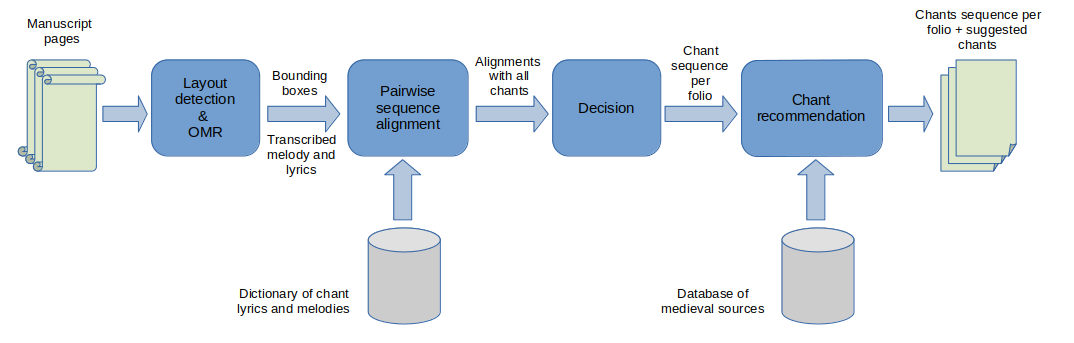
#> input picture blocks.png, 1074 x 343 px; its folder holds only this picture in this run
$ python -i similarityhybrid.py   (imports and definitions only)
#> lines starting #> are read from the running program, lines starting #| are printed output that depends on the picture
### database.py
# imports
import numpy as np
import os
import pickle
import sqlite3
import re
from tqdm import tqdm
import numpy as np
from multiprocessing import Pool, cpu_count
from scipy.io import savemat
from collections import Counter


# constants
STORAGE_FOLDER = './storage/'
CANTUS_DB_FILE = STORAGE_FOLDER + 'chant_info.db'


def find_chant_concordances(cantusid, excludesource):
    """Retrieve all concordances of a chant in sources
    """
    # connect to database
    conection = sqlite3.connect(CANTUS_DB_FILE)
    cursor = conection.cursor()

    # CD (Cantus Database) database
    exclude = excludesource[0] if excludesource[1] == 'CD' else ''
    cursor.execute('SELECT source, folio, sequence FROM chant_cantusdb WHERE cantusid=? AND source!=?',
                   (cantusid, exclude, ))
    result = cursor.fetchall()
    dataset = ['CD'] * len(result)

    conection.close()
    return result, dataset


# [65 lines left out: function find_chant_neighbours, not called in this run]


def find_chant_suggested(cantusidlist, excludesource = ('', '')):
    """Retrieve suggested chants according to position in sources
    """
#> called with excludesource = ('123592', 'CD')
    suggested = []

    for chant in cantusidlist:
        results, dataset = find_chant_concordances(chant, excludesource)
        for result, set in zip(results, dataset):
            vecinos = find_chant_neighbours(result, set)
            suggested.extend(vecinos)

    contador = Counter(suggested)
    ordered = sorted(contador.items(), key=lambda x: x[1], reverse=True)
    return ordered


cantusid = ['001002', '001019']
excludesource = ('123592', 'CD')
ordered = find_chant_suggested(cantusid, excludesource)
print('Done')

### similarityhybrid.py
# imports
import numpy as np
import os
import pickle
import sqlite3
import re
from tqdm import tqdm
import gc
import numpy as np
from Bio.Align import PairwiseAligner
from multiprocessing import Pool, cpu_count
import webbrowser
from web import format_result, create_js
from database import find_chant_suggested


# constants
STORAGE_FOLDER = './storage/'
CANTUS_DB_FILE = STORAGE_FOLDER + 'chant_info.db'
DICTIONARY_MELODY = STORAGE_FOLDER + 'dictionary_melody.pkl'
DICTIONARY_LYRICS = STORAGE_FOLDER + 'dictionary_lyrics.pkl'

RECOMMENDATIONS_FLAG = False

MUSIC_MIN_SCORE = 0.7
LYRICS_MIN_SCORE = 0.25


# global variables
sequence_foralign = ''
max_alignments = 1

# local aligner
# [1 line that did not run here, left out]
# [1 line that did not run here, left out]
# [1 line that did not run here, left out]
# [1 line that did not run here, left out]
# [1 line that did not run here, left out]
# [1 line that did not run here, left out]


# [425 lines left out: functions read_omr, create_omr_sequence, clean_gabc, read_omr_music, gabc_diff_encoding, clean_volpiano and 4 more, not called in this run]


def compute_similarity_hybrid(source, numfolios=-1):
    """Decide sequence of chants from a OMR transcribed source.
    """

    gc.collect()

    # Location of all source info
    omrdatapath = os.path.join('./data/', source)

    # Read OMR transcription (lyrics)
    omrdata, trans_folios = read_omr(omrdatapath)
    if numfolios < 0:
        numfolios = len(omrdata)
    omrdata = omrdata[0:numfolios]
    trans_folios = trans_folios[0:numfolios]

    sequence, seq_folio, seq_y, seq_box = create_omr_sequence(omrdata, trans_folios)

    # Read OMR transcription (music)
    omrdata_music, trans_folios_music = read_omr_music(omrdatapath)
    omrdata_music = omrdata_music[0:numfolios]
    trans_folios_music = trans_folios_music[0:numfolios]

    (sequence_music, seq_folio_music, seq_y_music, seq_box_music) = create_omr_sequence(
        omrdata_music, trans_folios_music)
    sequence_musicdiff = gabc_diff_encoding(sequence_music[0]+sequence_music)

    # Name of folios
    folios = os.listdir(os.path.join(omrdatapath, 'trans'))
    folios = folios[0:numfolios]

    # Melodies dictionary
    id_music, cantusid_music, dictionary_music = get_melodies_cantusdatabase()

    # Lyrics dictionary
    dictionary, cantusid = get_chant_fulltext()

    global sequence_foralign
    global max_alignments

    #--------------------------------------------------------------------
    # Alignment score matrix (music)
    rows = len(dictionary_music)
    cols = len(sequence_musicdiff)
    # matrix_music = np.zeros((rows, cols))

    print('')
    print('ALIGNING WITH MELODY/LYRICS DICTIONARIES ...')

    # Local alignment (music)
    sequence_foralign = sequence_musicdiff
    max_alignments = 1
    with Pool(cpu_count()) as pool:
        results = list(tqdm(pool.imap(align_chant, dictionary_music),
                            total=len(dictionary_music)))

    # Filter alignments (music)
    cantusid_musicfil = []
    result_music_score = []
    result_music_start = []
    result_music_end = []
    jj = 0
    for idx, (score, start, end) in tqdm(enumerate(results)): # chant
        chantadded = False
        for i, _ in enumerate(score):                         # alignment
            if score[i] < MUSIC_MIN_SCORE:
                continue
            # matrix_music[jj, start[i]:end[i]] = score[i]
            if not chantadded:
                cantusid_musicfil.append(cantusid_music[idx])
                result_music_score.append(score[i])
                result_music_start.append(start[i])
                result_music_end.append(end[i]-1)
                chantadded = True
        # if chantadded:
        #     jj = jj + 1
    # matrix_music = matrix_music[:jj,:]


    #--------------------------------------------------------------------
    # Alignment score matrix (lyrics)
    rows = len(dictionary)
    cols = len(sequence)
    matrix = np.zeros((rows, cols))

    # Local alignment (lyrics)
    sequence_foralign = sequence
    max_alignments = 10
    with Pool(cpu_count()) as pool:
        results = list(tqdm(pool.imap(align_chant, dictionary),
                            total=len(dictionary)))

    # Fill matrix (lyrics)
    cantusidfil = []
    dictionaryfil = []
    jj = 0
    for idx, (score, start, end) in tqdm(enumerate(results)): # chant
        chantadded = False
        for i, _ in enumerate(score):                         # alignment
            if score[i] <= LYRICS_MIN_SCORE:
                continue

            # check music alignment
            if cantusid[idx] in cantusid_musicfil:
                # idxm = cantusid_musicfil.index(cantusid[idx])

                idxms = [ii for ii, valor in enumerate(cantusid_musicfil) if valor == cantusid[idx]]
                puntmusica = 0
                for idxm in idxms:
                    if (
                        seq_box[start[i]] <= seq_box_music[result_music_end[idxm]]
                        and seq_box[end[i]-1] >= seq_box_music[result_music_start[idxm]]
                    ):
                        if result_music_score[idxm]>puntmusica:
                            puntmusica = result_music_score[idxm]
                if puntmusica > 0:
                    score[i] = 0.3*score[i] + 0.7*puntmusica

            matrix[jj, start[i]:end[i]] = score[i]
            if not chantadded:
                cantusidfil.append(cantusid[idx])
                dictionaryfil.append(dictionary[idx])
                chantadded = True
        if chantadded:
            jj = jj + 1
    matrix = matrix[:jj,:]


    print('')
    print('SEQUENCE DECISION (sorry, this is a bit slow right now, wait for patches) ...')

    # Decision
    q, _, _ = dpcore_chant(matrix)

    # Retrieve the indices corresponding to the unique rows in the optimal path
    unique_q, idx_q = np.unique(q, return_index=True)
    unique_q = unique_q[np.argsort(idx_q)]

    firstchar = idx_q[np.argsort(idx_q)]
    decision = [dictionaryfil[i] for i in unique_q]
    decision_id = [cantusidfil[i] for i in unique_q]


    # [25 lines left out: function get_decision_info, not called in this run]


    decision_begin, decision_last, decision_cost = get_decision_info(unique_q, firstchar)


    # find aligned melody
    decision_melody = []
    for decid, decbegin, declast in zip(decision_id, decision_begin, decision_last):
        if decid in cantusid_musicfil and False:
            idm = cantusid_musicfil.index(decid)
            melodia = sequence_music[result_music_start[idm]:result_music_end[idm]]
            decision_melody.append(melodia)
        else:
            notaini = seq_box_music.index(seq_box[decbegin])
            if seq_box[declast-1] == seq_box[-1]:
                notaend = len(sequence_music)
            else:
                notaend = seq_box_music.index(seq_box[declast-1]+1)
            melodia = sequence_music[notaini:notaend]
            decision_melody.append(melodia)


    # format output result
    result = format_result(decision, decision_melody, decision_id,
                           decision_begin, decision_last, decision_cost,
                           seq_folio, seq_y, folios, os.path.abspath(omrdatapath))

    suggested = []
    if RECOMMENDATIONS_FLAG:
        for res in result:
            ordered = find_chant_suggested(res['id'], (source, 'CD'))
            ordered = ordered[:len(res['id'])]
            ordered = [entry[0] for entry in ordered]
            suggested.append(ordered)

    # to HTML
    create_js(result, os.path.abspath(omrdatapath), suggested)
    webbrowser.open(f"file://{os.path.join(os.path.abspath(omrdatapath), 'index.html')}")

    return

>>> import cv2
>>> picture = cv2.imread('blocks.png', cv2.IMREAD_GRAYSCALE)
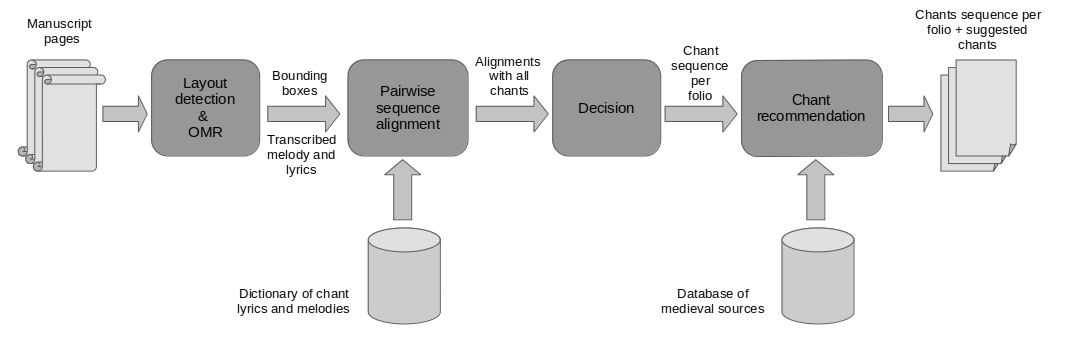
#> picture: shape (343, 1074); min 0, max 255, mean 233.3
>>> result = compute_similarity_hybrid(picture)
#> (the run stopped early here; a loop or call above may not have finished)
